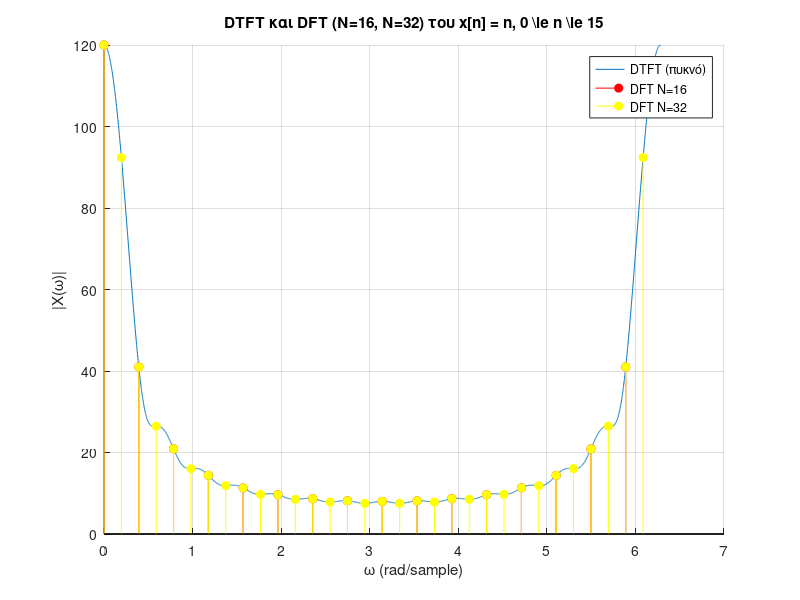

This figure's MATLAB source:
%x[n]= n, 0<=n<=15
n= 0:15;
x= n;

%DTFT με πυκνή δειγματοληψία στο
Nw = 4000;   %πολύ πυκνό πλέγμα συχνοτήτων
w  = linspace(0, 2*pi, Nw); %0<= ω<= 2π
X_dtft = zeros(size(w));

%Υπολογισμός DTFT: X(e^{jω})= Σ x[n] e^{-j ω n}
for k = 1:length(w)
    X_dtft(k) = sum( x .* exp(-1j*w(k)*n) );
endfor

%DFT με N= 16
N1= 16;
X16= fft(x, N1);    % εδώ N1 = length(x), άρα χωρίς zero padding
w16= 2*pi*(0:N1-1)/N1;  % ω_k = 2πk/N1

%DFT με N= 32
N2= 32;
X32= fft(x, N2);  %zero padding, επειδή N2> length(x)
w32= 2*pi*(0:N2-1)/N2;

%Aποτελέσματα
figure;
hold on;
grid on;

%DTFT (συνεχής καμπύλη)
plot(w, abs(X_dtft));

%DFT N=16
stem(w16, abs(X16), 'r', 'filled');

%DFT N=32
stem(w32, abs(X32), 'y', 'filled');
xlabel('\omega (rad/sample)');
ylabel('|X(\omega)|');
title('DTFT και DFT (N=16, N=32) του x[n] = n, 0 \le n \le 15');
legend('DTFT (πυκνό)', 'DFT N=16', 'DFT N=32');
